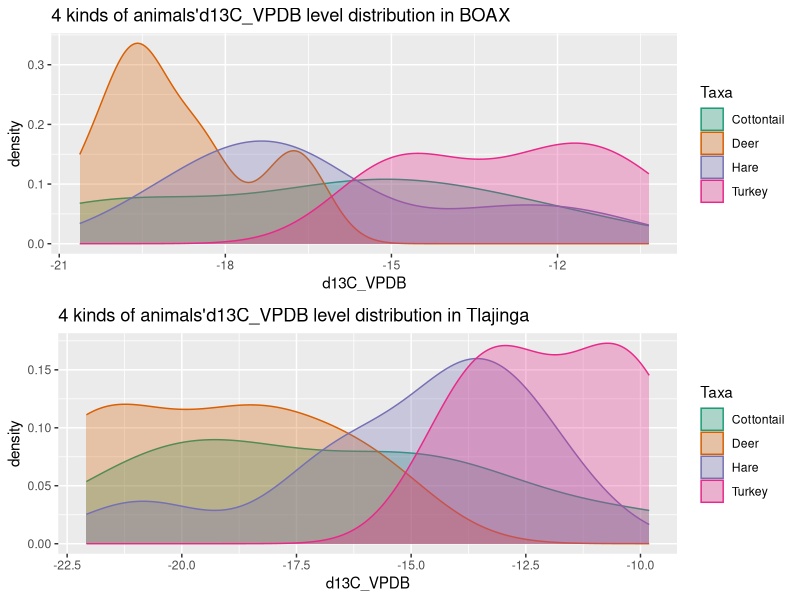

Recreate this plot in R.
## ---- chunk 1
knitr::opts_chunk$set(echo = TRUE)
library(ggplot2)
library(openxlsx)
library(reshape2)
library(dplyr)
library(tidyr)
library("formattable")
library(stats)

## ---- chunk 2
#read data
data<-read.xlsx("for_stats_peeps.xlsx")
data<-data[,-2:-6]
data<-data[,-4]
removedata<-c("MC381","MC389","MC393","MC76")
#data <- na.omit(data)
i<-1
for(i in i:4) data<-subset(data,data$ID!=removedata[i])

## ---- chunk 3
#tidy data
data2<-data[,2:8]
data2<-data2[,-3]
data2<-data2[,-5]
aggdata<-melt(data2,id=(c("Taxa","Site")))

## ---- chunk 4
summ <- aggdata %>%                              
  group_by(Taxa,Site,variable) %>% 
  na.omit(aggdata) %>%
  summarize(min = min(value),
            median = median(value),
            mean = mean(value),
            max = max(value),
            sd = sd(value),
            count=n())
#formattable(summ)

## ---- chunk 5
data_deer<-aggdata[which(aggdata$Taxa=="Deer"),]
data_Cottontail<-aggdata[which(aggdata$Taxa=="Cottontail"),]
data_Hare<-aggdata[which(aggdata$Taxa=="Hare"),]
data_Turkey<-aggdata[which(aggdata$Taxa=="Turkey"),]
## ---- chunk 6
# check the d13C_VPDB
aggdata1 <- filter(aggdata, variable== "d13C_VPDB" & Site == "BAOX")
ggplot1 <- ggplot(aggdata1, aes(value, colour = Taxa,fill=Taxa)) + geom_density(alpha = 0.3) +
  scale_fill_brewer(palette="Dark2") +
  scale_color_brewer(palette="Dark2") +
  labs(x = "d13C_VPDB", y = "density", title = "4 kinds of animals'd13C_VPDB level distribution in BOAX")


aggdata2 <- filter(aggdata, variable== "d13C_VPDB" & Site == "Tlajinga")
ggplot2 <- ggplot(aggdata2, aes(value, colour = Taxa,fill=Taxa)) + geom_density(alpha = 0.3) +
  scale_fill_brewer(palette="Dark2") +
  scale_color_brewer(palette="Dark2") +
  labs(x = "d13C_VPDB", y = "density", title = "4 kinds of animals'd13C_VPDB level distribution in Tlajinga")

gridExtra::grid.arrange(ggplot1, ggplot2)
## ---- chunk 7
data_deer_dc<-data_deer[which(data_deer$variable=="d13C_VPDB"),]
wilcox.test(value~Site,data=data_deer_dc)

data_deer_apc<-data_deer[which(data_deer$variable=="ap_13C_VPDB"),] %>% na.omit(data_deer)
wilcox.test(value~Site,data=data_deer_apc)

data_deer_n<-data_deer[which(data_deer$variable=="d15N_air"),]
wilcox.test(value~Site,data=data_deer_n)
## ---- chunk 8
data_cott_dc<-data_Cottontail[which(data_Cottontail$variable=="d13C_VPDB"),]
wilcox.test(value~Site,data=data_cott_dc)

data_cott_apc<-data_Cottontail[which(data_Cottontail$variable=="ap_13C_VPDB"),] 
wilcox.test(value~Site,data=data_cott_apc)

data_cott_n<-data_Cottontail[which(data_Cottontail$variable=="d15N_air"),]%>% na.omit(data_Cottontail)
wilcox.test(value~Site,data=data_cott_n)
## ---- chunk 9
data_hare_dc<-data_Hare[which(data_Hare$variable=="d13C_VPDB"),]
wilcox.test(value~Site,data=data_hare_dc)

data_hare_apc<-data_Hare[which(data_Hare$variable=="ap_13C_VPDB"),] 
wilcox.test(value~Site,data=data_hare_apc)

data_hare_n<-data_Hare[which(data_Hare$variable=="d15N_air"),]
wilcox.test(value~Site,data=data_hare_n)
## ---- chunk 10
data_turkey_dc<-data_Turkey[which(data_Turkey$variable=="d13C_VPDB"),]
wilcox.test(value~Site,data=data_turkey_dc)

data_turkey_apc<-data_Turkey[which(data_Turkey$variable=="ap_13C_VPDB"),] 
wilcox.test(value~Site,data=data_turkey_apc)

data_turkey_n<-data_Turkey[which(data_Turkey$variable=="d15N_air"),]
wilcox.test(value~Site,data=data_turkey_n)
## ---- chunk 11
mann <- subset(aggdata,select = -Site) %>%                         
  group_by(Taxa,variable) %>% 
  na.omit(aggdata) %>%
  summarize(rank = rank(value))
mann<- aggdata %>%                              
  group_by(Taxa,variable) %>% 
  na.omit(aggdata) %>%
  cbind(rank=mann$rank)
#formattable(mann)

mann_cott_n<-mann[which(mann$variable=="d15N_air" & mann$Taxa=="Cottontail"),]
setA<-mann_cott_n[mann_cott_n$Site=="BAOX",]
setB<-mann_cott_n[mann_cott_n$Site=="Tlajinga",]
n1<-length(setA$Taxa)
n2<-length(setA$Taxa)
R1<-sum(setA$rank)
R2<-sum(setB$rank)
U1<-n1*n2+n1*(n1+1)/2-R1
U2<-n1*n2+n2*(n2+1)/2-R2
#min(U1,U2)

## ---- chunk 12
# Assumption
# H0 : v1  = v2
# Ha : v1 != v2
## ---- chunk 13
# "d13C_VPDB" level in turkey groups
test.turkey.d13C <- filter(aggdata, Taxa == "Turkey" & variable== "d13C_VPDB")
with(test.turkey.d13C, shapiro.test(value[Site == "BAOX"])) # p = 0.4606
with(test.turkey.d13C, shapiro.test(value[Site == "Tlajinga"])) # p = 0.7027

# From the output, the two p-values are greater than the significance level 0.05 implying that the distribution of the data are not significantly different from the normal distribution. In other words, we can assume the normality.

t.test(value ~ Site, data = test.turkey.d13C, var.equal = TRUE)
# p = 0.3323
# Not reject!
## ---- chunk 14
# "d13C_VPDB" level in Cottontail groups
test.Cottontail.d13C <- filter(aggdata, Taxa == "Cottontail" & variable== "d13C_VPDB")
with(test.Cottontail.d13C, shapiro.test(value[Site == "BAOX"])) # p = 0.5969
with(test.Cottontail.d13C, shapiro.test(value[Site == "Tlajinga"])) # p = 0.3941

# From the output, the two p-values are greater than the significance level 0.05 implying that the distribution of the data are not significantly different from the normal distribution. In other words, we can assume the normality.
t.test(value ~ Site, data = test.Cottontail.d13C, var.equal = TRUE)
# p = 0.8162
# Not reject!
## ---- chunk 15
# "d13C_VPDB" level in Deer groups
test.Deer.d13C <- filter(aggdata, Taxa == "Deer" & variable== "d13C_VPDB")
with(test.Deer.d13C, shapiro.test(value[Site == "BAOX"])) # p = 0.3914
with(test.Deer.d13C, shapiro.test(value[Site == "Tlajinga"])) # p = 0.2177

# From the output, the two p-values are greater than the significance level 0.05 implying that the distribution of the data are not significantly different from the normal distribution. In other words, we can assume the normality.
t.test(value ~ Site, data = test.Deer.d13C, var.equal = TRUE)
# p = 0.6657
# Not reject!
## ---- chunk 16
# "d13C_VPDB" level in Hare groups
test.Hare.d13C <- filter(aggdata, Taxa == "Hare" & variable== "d13C_VPDB")
with(test.Hare.d13C, shapiro.test(value[Site == "BAOX"])) # p = 0.2707
with(test.Hare.d13C, shapiro.test(value[Site == "Tlajinga"])) # p = 0.2447

# From the output, the two p-values are greater than the significance level 0.05 implying that the distribution of the data are not significantly different from the normal distribution. In other words, we can assume the normality.

t.test(value ~ Site, data = test.Hare.d13C, var.equal = TRUE)
# p = 0.3999
# Not reject!
## ---- chunk 17
# "d15N_air" level in turkey groups
test.turkey.d15N <- filter(aggdata, Taxa == "Turkey" & variable== "d15N_air")
with(test.turkey.d15N, shapiro.test(value[Site == "BAOX"])) # p = 0.7717
with(test.turkey.d15N, shapiro.test(value[Site == "Tlajinga"])) # p = 0.4532

# From the output, the two p-values are greater than the significance level 0.05 implying that the distribution of the data are not significantly different from the normal distribution. In other words, we can assume the normality.

t.test(value ~ Site, data = test.turkey.d15N, var.equal = TRUE)
# p = 0.2313
# Not reject!
## ---- chunk 18
# "d15N_air" level in Cottontail groups
test.Cottontail.d15N <- filter(aggdata, Taxa == "Cottontail" & variable== "d15N_air")
with(test.Cottontail.d15N, shapiro.test(value[Site == "BAOX"])) # p = 0.9938
with(test.Cottontail.d15N, shapiro.test(value[Site == "Tlajinga"])) # p = 0.2703

# From the output, the two p-values are greater than the significance level 0.05 implying that the distribution of the data are not significantly different from the normal distribution. In other words, we can assume the normality.
t.test(value ~ Site, data = test.Cottontail.d15N, var.equal = TRUE)
# p = 0.02954 < 0.05
# Reject!
## ---- chunk 19
# "d15N_air" level in Deer groups
test.Deer.d15N <- filter(aggdata, Taxa == "Deer" & variable== "d15N_air")
with(test.Deer.d15N, shapiro.test(value[Site == "BAOX"])) # p = 0.5592
with(test.Deer.d15N, shapiro.test(value[Site == "Tlajinga"])) # p = 0.7696

# From the output, the two p-values are greater than the significance level 0.05 implying that the distribution of the data are not significantly different from the normal distribution. In other words, we can assume the normality.
t.test(value ~ Site, data = test.Deer.d15N, var.equal = TRUE)
# p = 0.3106
# Not reject!
## ---- chunk 20
# "d15N_air" level in Hare groups
test.Hare.d15N <- filter(aggdata, Taxa == "Hare" & variable== "d15N_air")
with(test.Hare.d15N, shapiro.test(value[Site == "BAOX"])) # p = 0.3232
with(test.Hare.d15N, shapiro.test(value[Site == "Tlajinga"])) # p = 0.4432

# From the output, the two p-values are greater than the significance level 0.05 implying that the distribution of the data are not significantly different from the normal distribution. In other words, we can assume the normality.

t.test(value ~ Site, data = test.Hare.d15N, var.equal = TRUE)
# p = 0.4013
# Not reject!
## ---- chunk 21
# "ap_13C_VPDB" level in turkey groups
test.turkey.ap13C <- filter(aggdata, Taxa == "Turkey" & variable== "ap_13C_VPDB")
with(test.turkey.ap13C, shapiro.test(value[Site == "BAOX"])) # p = 0.5876
with(test.turkey.ap13C, shapiro.test(value[Site == "Tlajinga"])) # p = 0.3992

# From the output, the two p-values are greater than the significance level 0.05 implying that the distribution of the data are not significantly different from the normal distribution. In other words, we can assume the normality.

t.test(value ~ Site, data = test.turkey.ap13C, var.equal = TRUE)
# p = 0.2241
# Not reject!
## ---- chunk 22
# "ap_13C_VPDB" level in Cottontail groups
test.Cottontail.ap13C <- filter(aggdata, Taxa == "Cottontail" & variable== "ap_13C_VPDB")
with(test.Cottontail.ap13C, shapiro.test(value[Site == "BAOX"])) # p = 0.1675
with(test.Cottontail.ap13C, shapiro.test(value[Site == "Tlajinga"])) # p = 0.4795

# From the output, the two p-values are greater than the significance level 0.05 implying that the distribution of the data are not significantly different from the normal distribution. In other words, we can assume the normality.
t.test(value ~ Site, data = test.Cottontail.ap13C, var.equal = TRUE)
# p = 0.6955
# Reject!
## ---- chunk 23
# "ap_13C_VPDB" level in Deer groups
test.Deer.ap13C <- filter(aggdata, Taxa == "Deer" & variable== "ap_13C_VPDB")
with(test.Deer.ap13C, shapiro.test(value[Site == "BAOX"])) # p = 0.54
with(test.Deer.ap13C, shapiro.test(value[Site == "Tlajinga"])) # p = 0.3121

# From the output, the two p-values are greater than the significance level 0.05 implying that the distribution of the data are not significantly different from the normal distribution. In other words, we can assume the normality.
t.test(value ~ Site, data = test.Deer.ap13C, var.equal = TRUE)
# p = 0.4406
# Not reject!
## ---- chunk 24
# "ap_13C_VPDB" level in Hare groups
test.Hare.ap13C <- filter(aggdata, Taxa == "Hare" & variable== "ap_13C_VPDB")
with(test.Hare.ap13C, shapiro.test(value[Site == "BAOX"])) # p = 0.7399
with(test.Hare.ap13C, shapiro.test(value[Site == "Tlajinga"])) # p = 0.2754

# From the output, the two p-values are greater than the significance level 0.05 implying that the distribution of the data are not significantly different from the normal distribution. In other words, we can assume the normality.

t.test(value ~ Site, data = test.Hare.ap13C, var.equal = TRUE)
# p = 0.8815
# Not reject!
